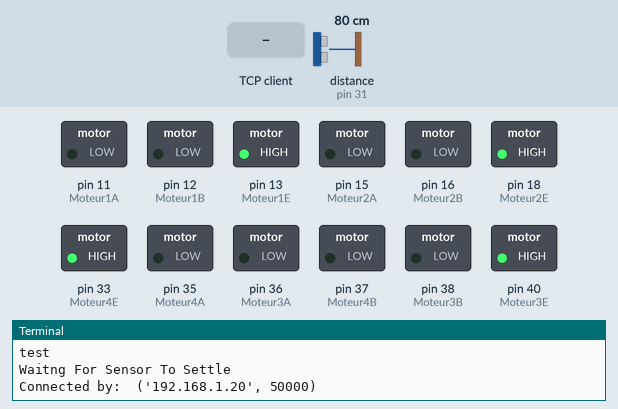
Simulated run of this program. Board: Raspberry Pi (header pin numbers). On the bench: switched loads named in the program (green lamp = pin HIGH), the last lines printed to the terminal. The inputs (shaded band) are chosen by the test bench; at power-on: distance to the obstacle (sensor on pin 31) 80 cm. The echo pulse lasts 58.3 µs per cm; one TCP client connects 1 s after the port opens and stays connected; threads take turns every 2 ms; the clock reads 2024-03-15 10:24:30 at power-on unless the program sets it; pins used as bus, display or sensor lines are not drawn.

Above: at 1.2 s.
1.3 s: the TCP client sends "up"
At 1.6 s:
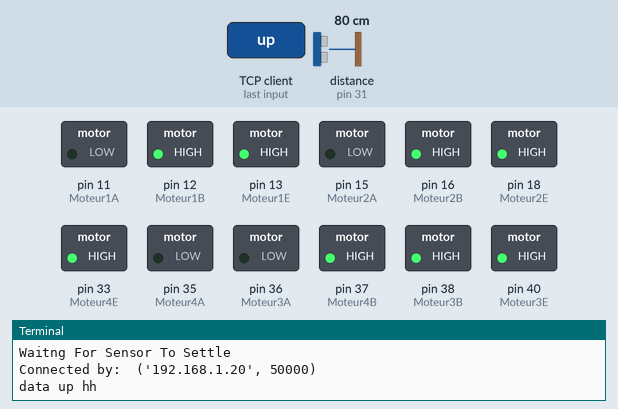
2.8 s: the TCP client sends "down"
At 4.0 s:
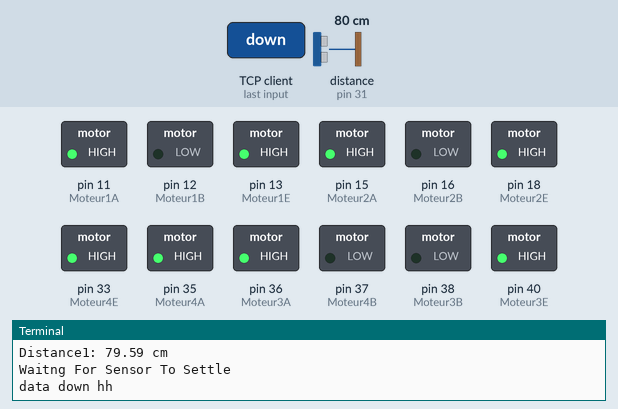
4.3 s: distance to the obstacle (sensor on pin 31) set to 2 cm
At 7.0 s:
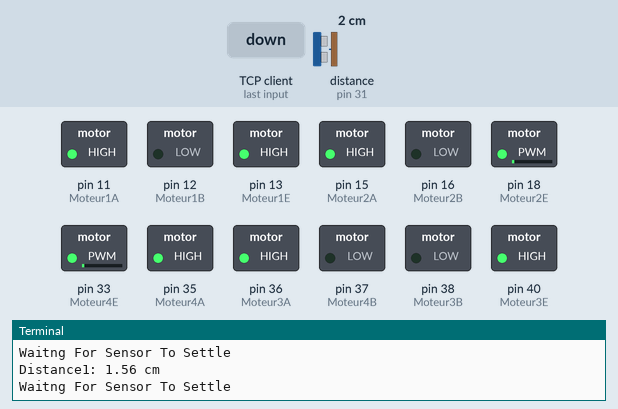
7.5 s: the TCP client sends "left"
At 7.9 s:
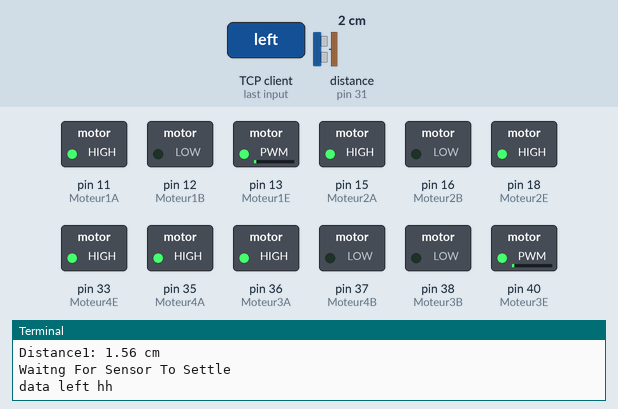
9.5 s: the TCP client sends "stop"
At 10.3 s:
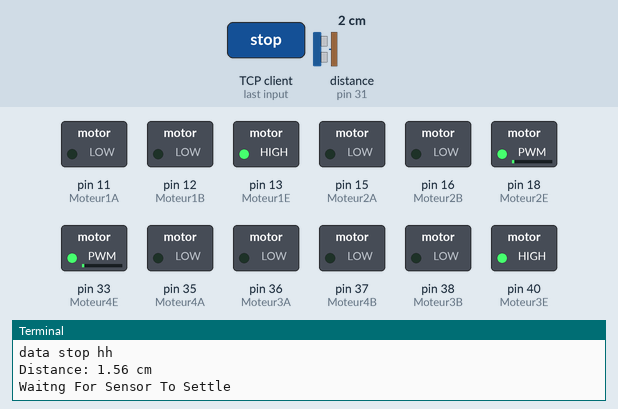
11.0 s: distance to the obstacle (sensor on pin 31) set to 8 cm
13.2 s: distance to the obstacle (sensor on pin 31) set to 11 cm
At 14.4 s:
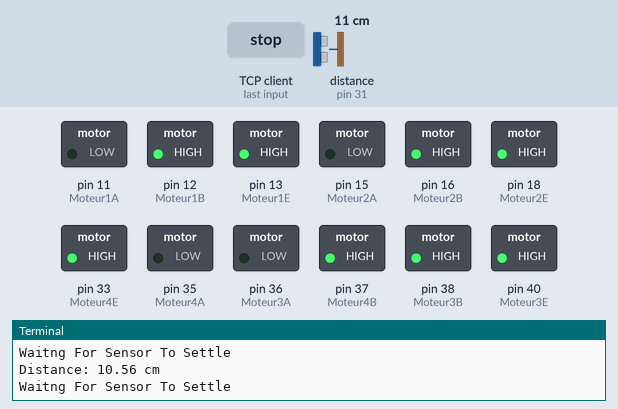
Timing chart, 0 to 16.2 s (numbered marks = the images above; inputs shaded):
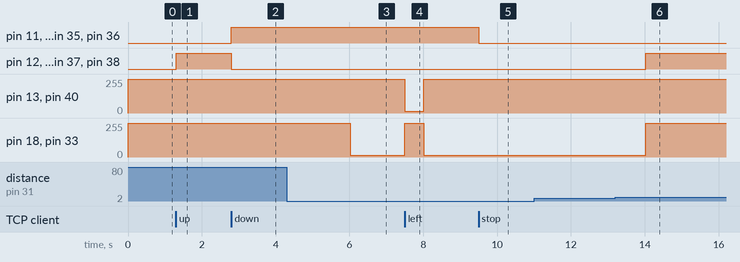

The program:

Programme_Raspberry.py
```python
from socket import *
import RPi.GPIO as GPIO
import time
import signal, os
import random
import sys
from threading import Thread
import time


GPIO.setwarnings(False)
GPIO.setmode(GPIO.BOARD)

def handler(signum , frame):
        conn.close()
        s.close()
        print "handler......"

#Droite : Moteur1 et Moteur3
#Gauche : Moteur2 et Moteur4


isRunning = False

Moteur1A = 11
Moteur1B = 12
Moteur1E = 13

Moteur2A = 15
Moteur2B = 16
Moteur2E = 18

Moteur3A = 36
Moteur3B = 38
Moteur3E = 40

Moteur4A = 35
Moteur4B = 37
Moteur4E = 33

VitesseMotor1 = 100;
VitesseMotor2 = 100;
VitesseMotor3 = 100;
VitesseMotor4 = 100;
VitesseRotationMax = 100;
VitesseRotationMin = 5;


GPIO.setup(Moteur1A , GPIO.OUT)
GPIO.setup(Moteur1B , GPIO.OUT)
GPIO.setup(Moteur1E , GPIO.OUT)

GPIO.setup(Moteur2A , GPIO.OUT)
GPIO.setup(Moteur2B , GPIO.OUT)
GPIO.setup(Moteur2E , GPIO.OUT)

GPIO.setup(Moteur3A , GPIO.OUT)
GPIO.setup(Moteur3B , GPIO.OUT)
GPIO.setup(Moteur3E , GPIO.OUT)

GPIO.setup(Moteur4A , GPIO.OUT)
GPIO.setup(Moteur4B , GPIO.OUT)
GPIO.setup(Moteur4E , GPIO.OUT)

pwm1 = GPIO.PWM(Moteur1E , 50)
pwm1.start(100);

pwm2 = GPIO.PWM(Moteur2E , 50)
pwm2.start(100);

pwm3 = GPIO.PWM(Moteur3E , 50)
pwm3.start(100);

pwm4 = GPIO.PWM(Moteur4E , 50)
pwm4.start(100);


TRIG = 29                                  #Associate pin 29 to TRIG
ECHO = 31                                  #Associate pin 31 to ECHO

print "Distance measurement in progress"

GPIO.setup(TRIG,GPIO.OUT)                  #Set pin as GPIO out
GPIO.setup(ECHO,GPIO.IN)                   #Set pin as GPIO in


class MesureDistance(Thread):


        def __init__(self):
                Thread.__init__(self)

        def run(self):
                global isRunning
                while True :
                        isObstacle = False
                        GPIO.output(TRIG, False)                 #Set TRIG as LOW
                        print "Waitng For Sensor To Settle"
                        time.sleep(2)                            #Delay of 2 seconds

                        GPIO.output(TRIG, True)                  #Set TRIG as HIGH
                        time.sleep(0.00001)                      #Delay of 0.00001 seconds
                        GPIO.output(TRIG, False)                 #Set TRIG as LOW

                        while GPIO.input(ECHO)==0:               #Check whether the ECHO is LOW
                                pulse_start = time.time()              #Saves the last known time of LOW pulse

                        while GPIO.input(ECHO)==1:               #Check whether the ECHO is HIGH
                                pulse_end = time.time()                #Saves the last known time of HIGH pulse

                        pulse_duration = pulse_end - pulse_start #Get pulse duration to a variable

                        distance = pulse_duration * 17150        #Multiply pulse duration by 17150 to get distance
                        distance = round(distance, 2)            #Round to two decimal points
                        print "Distance1:",distance - 0.5,"cm"

                        while distance < 10 :
                                if isRunning :
                                        isObstacle = True
                                        pwm1.ChangeDutyCycle(VitesseRotationMax)
                                        pwm2.ChangeDutyCycle(VitesseRotationMin)
                                        pwm3.ChangeDutyCycle(VitesseRotationMax)
                                        pwm4.ChangeDutyCycle(VitesseRotationMin)

                                GPIO.output(TRIG, False)                 #Set TRIG as LOW
                                print "Waitng For Sensor To Settle"
                                time.sleep(2)                            #Delay of 2 seconds

                                GPIO.output(TRIG, True)                  #Set TRIG as HIGH
                                time.sleep(0.00001)                      #Delay of 0.00001 seconds
                                GPIO.output(TRIG, False)                 #Set TRIG as LOW
                                while GPIO.input(ECHO)==0:               #Check whether the ECHO is LOW
                                        pulse_start = time.time()              #Saves the last known time of LOW pulse

                                while GPIO.input(ECHO)==1:               #Check whether the ECHO is HIGH
                                        pulse_end = time.time()                #Saves the last known time of HIGH pulse

                                pulse_duration = pulse_end - pulse_start #Get pulse duration to a variable

                                distance = pulse_duration * 17150        #Multiply pulse duration by 17150 to get distance
                                distance = round(distance, 2)            #Round to two decimal points
                                print "Distance:",distance - 0.5,"cm"


                        if isObstacle :
                                isRunning = True
                                pwm1.ChangeDutyCycle(VitesseMotor1)
                                pwm2.ChangeDutyCycle(VitesseMotor2)
                                pwm3.ChangeDutyCycle(VitesseMotor3)
                                pwm4.ChangeDutyCycle(VitesseMotor4)

                                GPIO.output(Moteur1A , False)
                                GPIO.output(Moteur1B , True)

                                GPIO.output(Moteur2A , False)
                                GPIO.output(Moteur2B , True)

                                GPIO.output(Moteur3A , False)
                                GPIO.output(Moteur3B , True)

                                GPIO.output(Moteur4A , False)
                                GPIO.output(Moteur4B , True)
                                isObstacle = False


isRunning = False
threadMesure = MesureDistance()

threadMesure.start()


HOST = "192.168.43.44"  # local host
PORT = 9000  # open port 7000 for connection
s = socket(AF_INET, SOCK_STREAM)
s.bind((HOST, PORT))
s.listen(1)  # how many connections can it receive at one time
print "test"
conn, addr = s.accept()  # accept the connection
print "Connected by: ", addr
signal.signal(signal.SIGINT, handler)


while True:
        data = conn.recv(1024)  # how many bytes of data will the server receive
        print "data" ,data,"hh"
        data.rstrip()


        if data == "up":
                isRunning = True
                pwm1.ChangeDutyCycle(VitesseMotor1)
                pwm2.ChangeDutyCycle(VitesseMotor2)
                pwm3.ChangeDutyCycle(VitesseMotor3)
                pwm4.ChangeDutyCycle(VitesseMotor4)

                GPIO.output(Moteur1A , False)
                GPIO.output(Moteur1B , True)

                GPIO.output(Moteur2A , False)
                GPIO.output(Moteur2B , True)

                GPIO.output(Moteur3A , False)
                GPIO.output(Moteur3B , True)

                GPIO.output(Moteur4A , False)
                GPIO.output(Moteur4B , True)


        elif data == "down":
                pwm1.ChangeDutyCycle(VitesseMotor1)
                pwm2.ChangeDutyCycle(VitesseMotor2)
                pwm3.ChangeDutyCycle(VitesseMotor3)
                pwm4.ChangeDutyCycle(VitesseMotor4)
                GPIO.output(Moteur1A , True)
                GPIO.output(Moteur1B , False)

                GPIO.output(Moteur2A , True)
                GPIO.output(Moteur2B , False)

                GPIO.output(Moteur3A , True)
                GPIO.output(Moteur3B , False)

                GPIO.output(Moteur4A , True)
                GPIO.output(Moteur4B , False)

        elif data == "left":
                pwm1.ChangeDutyCycle(VitesseRotationMin)
                pwm2.ChangeDutyCycle(VitesseRotationMax)
                pwm3.ChangeDutyCycle(VitesseRotationMin)
                pwm4.ChangeDutyCycle(VitesseRotationMax)


        elif data == "right":
                pwm1.ChangeDutyCycle(VitesseRotationMax)
                pwm2.ChangeDutyCycle(VitesseRotationMin)
                pwm3.ChangeDutyCycle(VitesseRotationMax)
                pwm4.ChangeDutyCycle(VitesseRotationMin)


        elif data == "stop":
                isRunning = False
                GPIO.output(Moteur1A , False)
                GPIO.output(Moteur1B , False)
                GPIO.output(Moteur1E , False)
                GPIO.output(Moteur2A , False)
                GPIO.output(Moteur2B , False)
                GPIO.output(Moteur2E , False)
                GPIO.output(Moteur3A , False)
                GPIO.output(Moteur3B , False)
                GPIO.output(Moteur3E , False)
                GPIO.output(Moteur4A , False)
                GPIO.output(Moteur4B , False)
                GPIO.output(Moteur4E , False)
        elif data == "close":
                conn.close()
                conn, addr = s.accept()
        elif data == "settings":
                sep = ' '
                buf = ''
                while sep not in buf:
                        buf += conn.recv(1);
                VitesseMotor1 = int(buf)
                #VitesseMotor1 = conn.recv(4);
                print "m1 : ",VitesseMotor1
                buf = ''
                while sep not in buf:
                        buf += conn.recv(1);
                VitesseMotor2 = int(buf)
                print "m2 : ",VitesseMotor2
                buf = ''
                while sep not in buf:
                        buf += conn.recv(1);
                VitesseMotor3 = int(buf)
                print "m3 : ",VitesseMotor3
                buf = ''
                while sep not in buf:
                        buf += conn.recv(1);
                VitesseMotor4 = int(buf)
                print "m4 : ",VitesseMotor4
                buf = ''
                while sep not in buf:
                        buf += conn.recv(1);
                VitesseRotationMax = int(buf)
                print "max : ",VitesseRotationMax
                buf = ''
                while sep not in buf:
                        buf += conn.recv(1);
                VitesseRotationMin = int(buf)
                print "min : ",VitesseRotationMin
```

Measured:
- the behaviour switches between 9 and 10 cm on distance to the obstacle (sensor on pin 31) (found by bisection; images 5 and 6)
- after the input at 1.3 s, pin 12 (Moteur1B), pin 16 (Moteur2B), pin 37 (Moteur4B), pin 38 (Moteur3B): LOW → HIGH at once
- after the input at 2.8 s, pin 11 (Moteur1A), pin 15 (Moteur2A), pin 35 (Moteur4A), pin 36 (Moteur3A): LOW → HIGH at once; pin 12 (Moteur1B), pin 16 (Moteur2B), pin 37 (Moteur4B), pin 38 (Moteur3B): HIGH → LOW at once
- after the input at 4.3 s, pin 18 (Moteur2E), pin 33 (Moteur4E): 255/255 → 13/255 after 1.7 s
- after the input at 7.5 s, pin 13 (Moteur1E), pin 40 (Moteur3E): 255/255 → 13/255 at once, → 255/255 0.52 s later; pin 18 (Moteur2E), pin 33 (Moteur4E): 13/255 → 255/255 at once, → 13/255 0.52 s later
- after the input at 9.5 s, pin 11 (Moteur1A), pin 15 (Moteur2A), pin 35 (Moteur4A), pin 36 (Moteur3A): HIGH → LOW at once
- after the input at 13.2 s, pin 12 (Moteur1B), pin 16 (Moteur2B), pin 37 (Moteur4B), pin 38 (Moteur3B): LOW → HIGH after 0.82 s; pin 18 (Moteur2E), pin 33 (Moteur4E): 13/255 → 255/255 after 0.82 s
